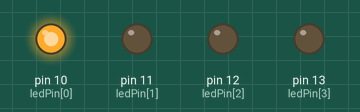
Simulated run of this sketch. Board: Arduino Uno, built with avr-gcc and run on an emulated ATmega328P. Shown: output pins drawn as LEDs (lit = HIGH).

Above: at 0.05 s.
At 1.35 s:
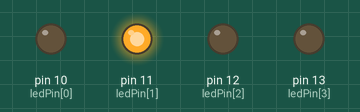
At 2.15 s:
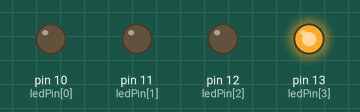
At 2.85 s:
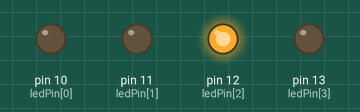
Timing chart, 0 to 3.1 s (numbered marks = the images above):
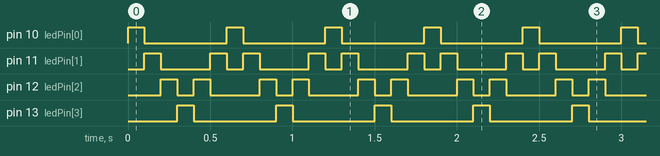

The sketch:

ej3.ino
```cpp
byte ledPin[] = {10, 11, 12, 13};

int ledDelay = 300 ;

int direccion = 1;

int LEDActual = 0;


void cambioLED() {

  for(int x=0; x<4 ; x++){

    digitalWrite(ledPin[x],LOW);

  }

  digitalWrite(ledPin[LEDActual],HIGH);

  LEDActual += direccion;

  if (LEDActual == 3) {

    direccion = -1;

  }

  if (LEDActual == 0) {

    direccion = 1;

  }

}

void setup() {

	 for(int x=0; x<4 ; x++){

		pinMode(ledPin[x], OUTPUT);

	 }

}


void loop() {

  cambioLED();

  delay(100);

}
```

Measured:
- by itself, pin 10 (ledPin[0]), pin 13 (ledPin[3]): alternates HIGH for 0.10 s and LOW for 0.50 s
- by itself, pin 11 (ledPin[1]): repeats every 0.60 s: LOW 0.30 s, HIGH 0.10 s, LOW 0.10 s, HIGH 0.10 s
- by itself, pin 12 (ledPin[2]): repeats every 0.60 s: LOW 0.10 s, HIGH 0.10 s, LOW 0.30 s, HIGH 0.10 s
